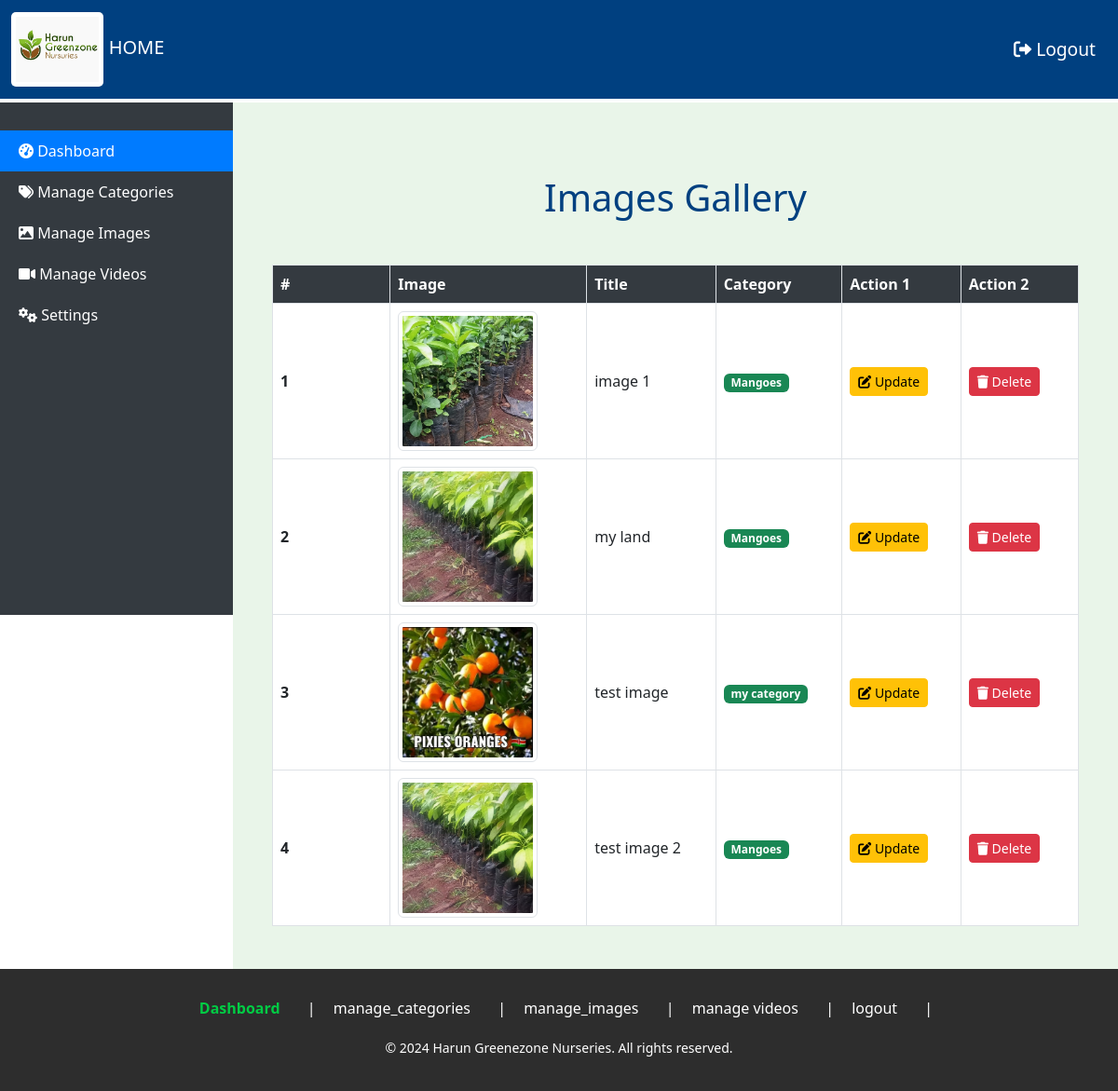
Screenshot of /admin_panel/view-images/ (signed in) with the database file from the repository.
### admin_panel/models.py (models this page shows, shortened)
class Image(models.Model):
    title = models.CharField(max_length=255, unique=True)
    image_file = models.ImageField(upload_to='images/')
    category = models.ForeignKey(Category, related_name='images', on_delete=models.CASCADE)
    description = models.CharField(max_length=255, blank=True)

class Category(models.Model):
    name = models.CharField(max_length=255, unique=True)
    description = models.CharField(max_length=255, blank=True)

### admin_panel/views.py (the view)
# urls.py: path('view-images/', view_images, name='view_images'),
@login_required
def view_images(request):
    images = Image.objects.all()
    return render(request, 'admin_panel/view_images.html', {'images': images})

### admin_panel/templates/admin_panel/view_images.html (shortened to what this page needs)
{% extends 'admin_panel/base.html' %}
{% block content %}
<div class="container">
    <h1 class="text-center my-5">Images Gallery</h1>
    <div class="table-responsive">
        <table class="table table-bordered table-hover">
            <thead class="thead-dark">
                <tr>
                    <th scope="col">#</th>
                    <th scope="col">Image</th>
                    <th scope="col">Title</th>
                    <th scope="col">Category</th>
                    <th scope="col">Action 1</th>
                    <th scope="col">Action 2</th>
                </tr>
            </thead>
            <tbody>
                {% for image in images %}
                <tr>
                    <th scope="row">{{ forloop.counter }}</th>
                    <td><img src="{{ image.image_file.url }}" alt="{{ image.title }}" class="img-thumbnail admin-image"></td>
                    <td>{{ image.title }}</td>
                    <td>
                        <span class="badge bg-success">{{ image.category.name }}</span>
                    </td>
                    <td>
                        <a href="{% url 'admin_panel:update_image' image.id %}" class="btn btn-warning btn-sm"><i class="fas fa-edit"></i> Update</a>
                    </td>
                    <td>
                        <a href="{% url 'admin_panel:delete_image' image.id %}" class="btn btn-danger btn-sm"><i class="fas fa-trash"></i> Delete</a>
                    </td>
                </tr>
                {% endfor %}
            </tbody>
        </table>
    </div>
</div>
{% endblock %}

### static/css/admin_panel.css (style rules this page uses)
body { display: flex; flex-direction: column; min-height: 100vh; }
body::before { content: ""; display: block; height: 20px; }
.admin-image { width: 150px; height: 150px; object-fit: cover; }
h1, h2, h3, h4, h5, h6, p, a { color: #004080; }
.table td, .table th { min-width: 100px; vertical-align: middle; }
.table thead th { position: sticky; top: 0; z-index: 2; background-color: #343a40; color: white; }

### rows the page displays
Image: image_file (picture), title "image 1", category.name "Mangoes"
Image: image_file (picture), title "my land", category.name "Mangoes"
Image: image_file (picture), title "test image", category.name "my category"
Image: image_file (picture), title "test image 2", category.name "Mangoes"
